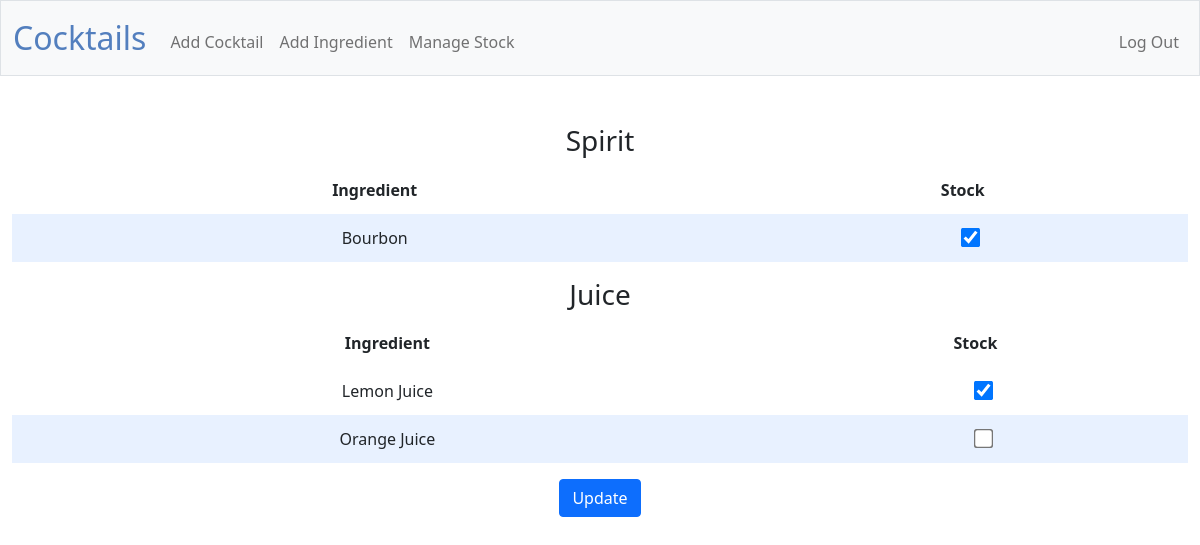
The page /managestock (signed in) on the database as committed earlier.
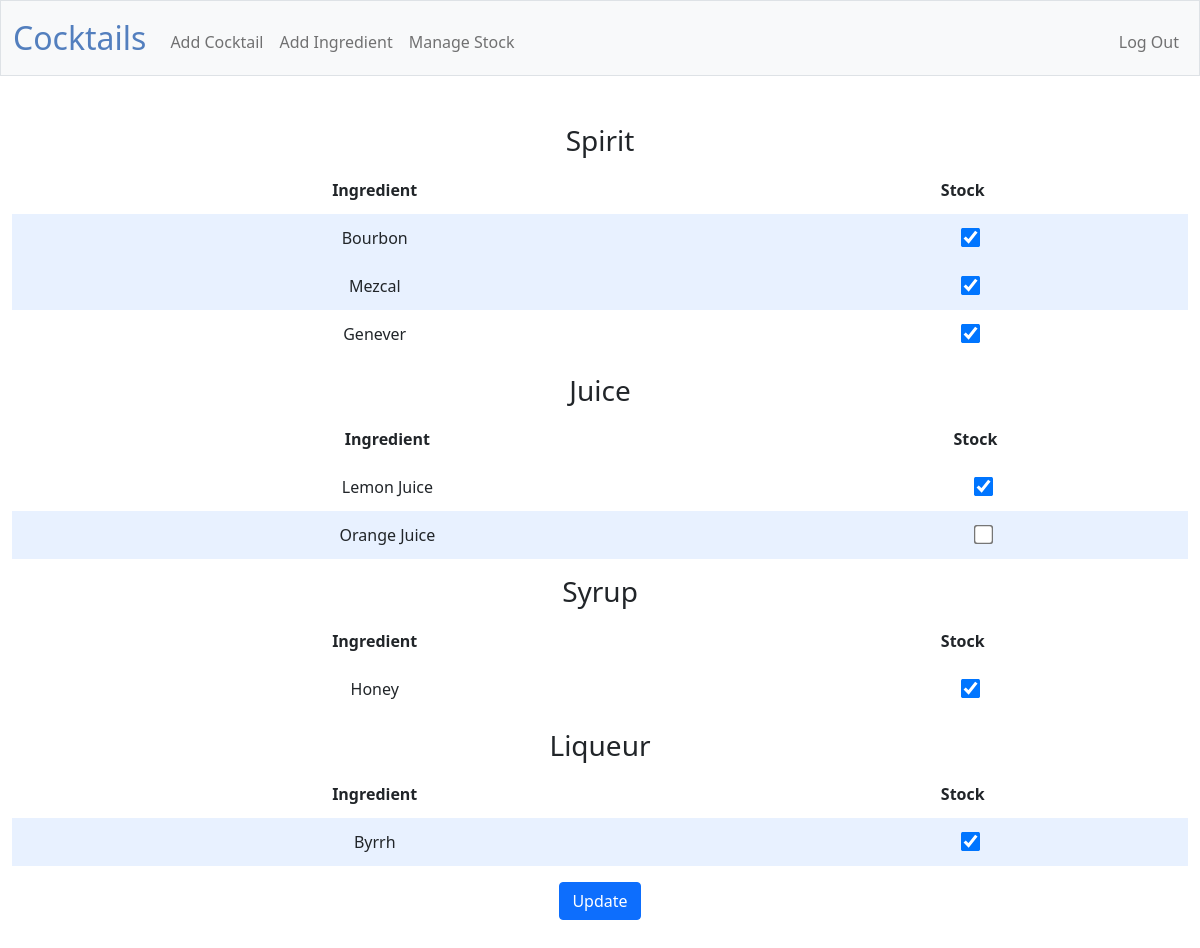
The same page on the database as committed later.
### tables this page shows
CREATE TABLE ingredients (id INTEGER PRIMARY KEY AUTOINCREMENT NOT NULL, name TEXT NOT NULL, type TEXT, stock INTEGER, user_id INT REFERENCES users);

### app.py (the view)
@app.route("/managestock", methods=["GET", "POST"])
@login_required
def managestock():
    if request.method =="GET":
        ingredients = db.execute("SELECT name, type, stock FROM ingredients")
        types = db.execute("SELECT DISTINCT type FROM ingredients")
        return render_template(
            "managestock.html", ingredients=ingredients, types=types
        )

### app.py (called while the page is built)
@app.after_request
def after_request(response):
    response.headers["Cache-Control"] = "no-cache, no-store, must-revalidate"
    response.headers["Expires"] = 0
    response.headers["Pragma"] = "no-cache"
    return response

### helpers.py (called while the page is built)
def login_required(f):
    @wraps(f)
    def decorated_function(*args, **kwargs):
        if session.get("user_id") is None:
            return redirect("/login")
        return f(*args, **kwargs)
    return decorated_function

### templates/managestock.html (shortened to what this page needs)
{% extends "layout.html" %}
{% block main %}
    <form action="/managestock" method="post">
        {% for type in types %}
            <h3>{{ type.type|capitalize }}</h3>
                <table>
                    <thead>
                        <tr>
                            <th>Ingredient</th>
                            <th>Stock</th>
                        </tr>
                    </thead>
                    <tbody>
                        {% for ingredient in ingredients %}
                            <tr>
                                {% if ingredient.type == type.type %}
                                    <td>{{ ingredient.name }}</td>
                                    {% if ingredient.stock == "on" %}
                                    <td><input id="stock_{{ ingredient.name }}" name ="stock_{{ ingredient.name }}" type="checkbox" checked></td>
                                    {% else %}
                                    <td><input id="stock_{{ ingredient.name }}" name ="stock_{{ ingredient.name }}" type="checkbox"></td>
                                    {% endif %}
                                {% endif %}
                            </tr>
                        {% endfor %}
                    </tbody>
                </table>
        {% endfor %}
        <button class="btn btn-primary" type="submit">Update</button>
    </form>
{% endblock %}

### templates/layout.html (shortened to what this page needs)
<!DOCTYPE html>
<html lang="en">
    <head>
        <link href="https://cdn.jsdelivr.net/npm/bootstrap@5.1.3/dist/css/bootstrap.min.css" rel="stylesheet">
        <link href="/static/styles.css" rel="stylesheet">
    </head>
    <body>
        <nav class="bg-light border navbar navbar-expand-md navbar-light">
            <div class="container-fluid">
                <a class="navbar-brand" href="/"><span class="blue">Cocktails</span></a>
                <div class="collapse navbar-collapse" id="navbar">
                    {% if session["user_id"] %}
                        <ul class="navbar-nav me-auto mt-2">
                            <li class="nav-item"><a class="nav-link" href="/addcocktail">Add Cocktail</a></li>
                            <li class="nav-item"><a class="nav-link" href="/addingredient">Add Ingredient</a></li>
                            <li class="nav-item"><a class="nav-link" href="/managestock">Manage Stock</a></li>
                        </ul>
                        <ul class="navbar-nav ms-auto mt-2">
                            <li class="nav-item"><a class="nav-link" href="/logout">Log Out</a></li>
                        </ul>
                    {% else %}
                        <ul class="navbar-nav ms-auto mt-2">
                            <li class="nav-item"><a class="nav-link" href="/register">Register</a></li>
                            <li class="nav-item"><a class="nav-link" href="/login">Log In</a></li>
                        </ul>
                    {% endif %}
                </div>
            </div>
        </nav>
        <main class="container-fluid py-5 text-center">
            {% block main %}{% endblock %}
        </main>
    </body>
</html>

### static/styles.css (style rules this page uses)
nav .navbar-brand { font-size: xx-large; }
nav .navbar-brand .blue { color: #537fbe; }
table { background-color: transparent; margin-bottom: 1rem; width: 100%; }
table th, table td { padding: 0.75rem; vertical-align: middle; }
tbody tr:nth-of-type(odd) { background-color: rgb(179, 208, 255, 0.3) }
input[type=checkbox] { transform: scale(1.5); margin-left: 1rem; }

Rows that differ between the two databases and show on the page:
added ingredients: name "Mezcal", shown under "Spirit"
added ingredients: name "Genever", shown under "Spirit"
added ingredients: name "Honey", shown under "Syrup"
added ingredients: name "Byrrh", shown under "Liqueur"
Other text that changed with them:
new list line: "Syrup Ingredient Stock"
new list line: "Liqueur Ingredient Stock"
